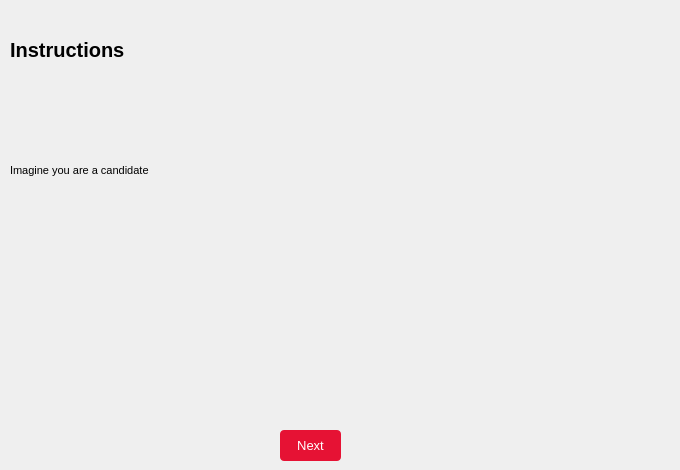
    <widget class="QWidget" name="instructions_page">
     <widget class="QLabel" name="instructions_header">
      <property name="geometry">
       <rect>
        <x>10</x>
        <y>-40</y>
        <width>661</width>
        <height>181</height>
       </rect>
      </property>
      <property name="font">
       <font>
        <pointsize>15</pointsize>
       </font>
      </property>
      <property name="text">
       <string>&lt;html&gt;&lt;head/&gt;&lt;body&gt;&lt;p&gt;&lt;span style=&quot; font-weight:600;&quot;&gt;Instructions&lt;/span&gt;&lt;/p&gt;&lt;/body&gt;&lt;/html&gt;</string>
      </property>
     </widget>
     <widget class="QPushButton" name="next_instructions">
      <property name="geometry">
       <rect>
        <x>280</x>
        <y>430</y>
        <width>61</width>
        <height>31</height>
       </rect>
      </property>
      <property name="font">
       <font>
        <pointsize>10</pointsize>
       </font>
      </property>
      <property name="autoFillBackground">
       <bool>false</bool>
      </property>
      <property name="styleSheet">
       <string notr="true">background-color: rgb(230, 18, 52);
border-color: rgb(206, 16, 47);
color: rgb(255, 255, 255);
border-radius: 4px</string>
      </property>
      <property name="text">
       <string>Next</string>
      </property>
     </widget>
     <widget class="QLabel" name="instructions">
      <property name="geometry">
       <rect>
        <x>10</x>
        <y>80</y>
        <width>661</width>
        <height>181</height>
       </rect>
      </property>
      <property name="font">
       <font>
        <pointsize>8</pointsize>
       </font>
      </property>
      <property name="text">
       <string>&lt;html&gt;&lt;head/&gt;&lt;body&gt;&lt;p&gt;Imagine you are a candidate&lt;/p&gt;&lt;/body&gt;&lt;/html&gt;</string>
      </property>
     </widget>
    </widget>
